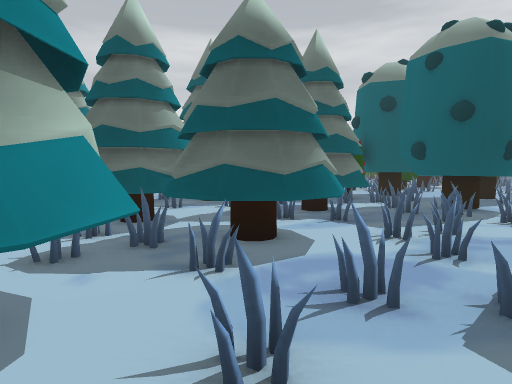
view 1 (above)

24 first-person views from a walk through a 3-D level made in the Unity game engine. The camera is 1.3 m above the floor, tilts 4° down and sees 75° across. The floor is counted in squares, 1 m on a side. Each view is taken from the middle of a square. On the plan, view 1 faces up. The plan holds only what a view shows up to about 14 squares ahead; the rest is blank. The place goes on beyond the plan. Door leaves are left out, so doorways stand open.

view 2
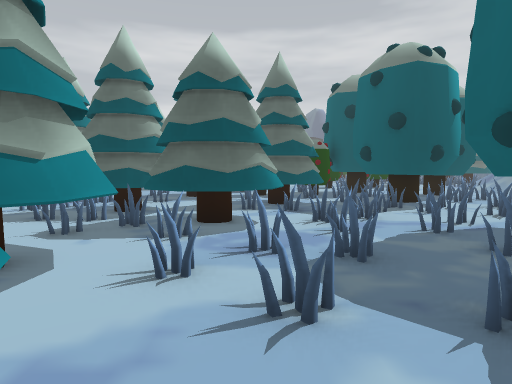

view 3
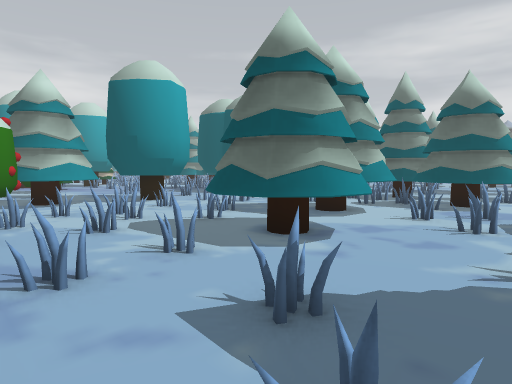

view 4
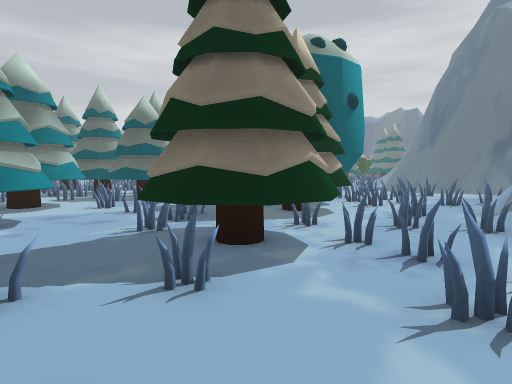

view 5
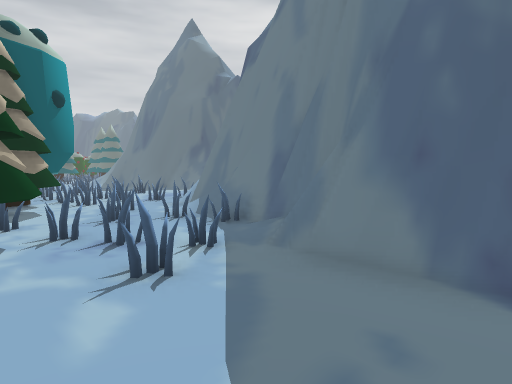

view 6
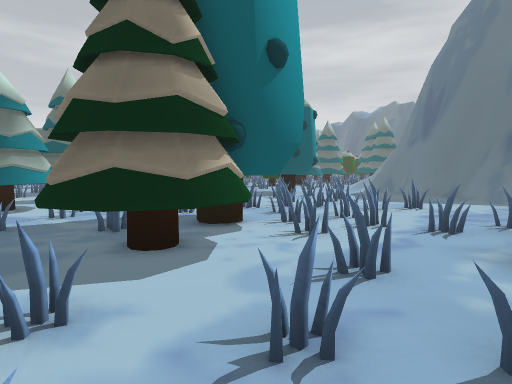

view 7
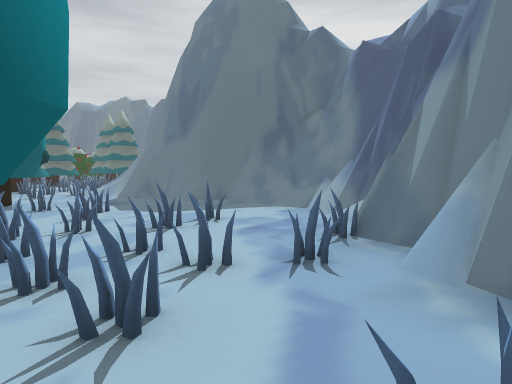

view 8
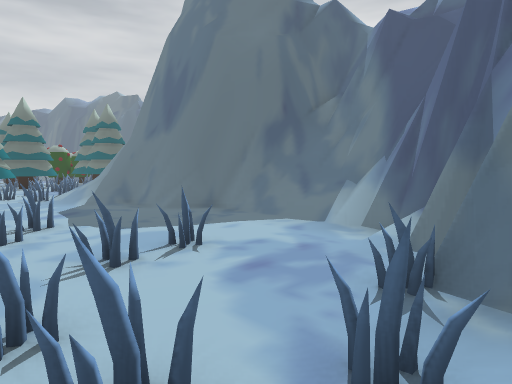

view 9
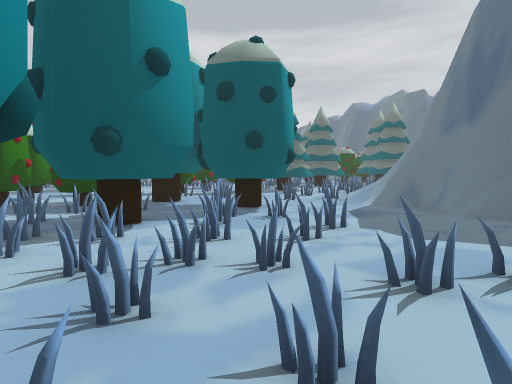

view 10
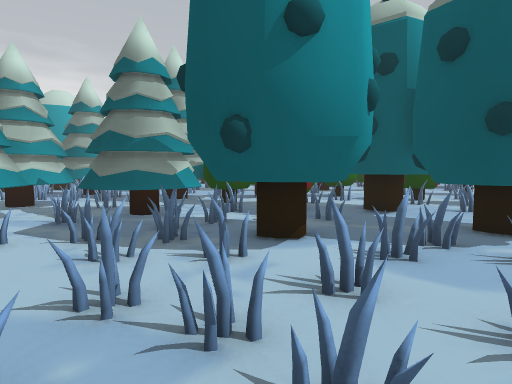

view 11
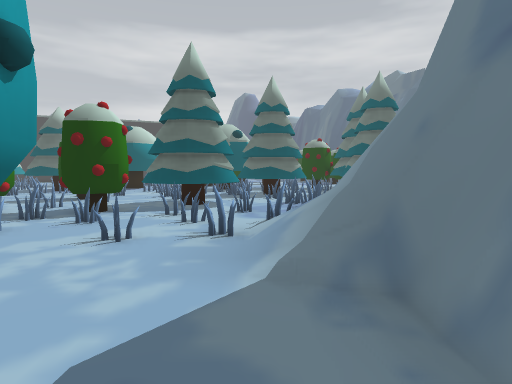

view 12
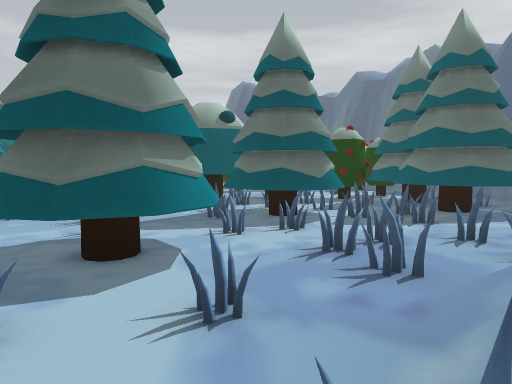

view 13
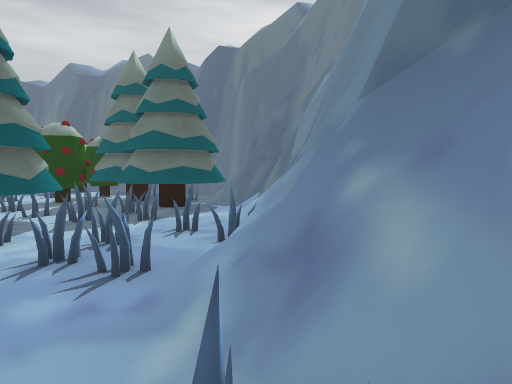

view 14
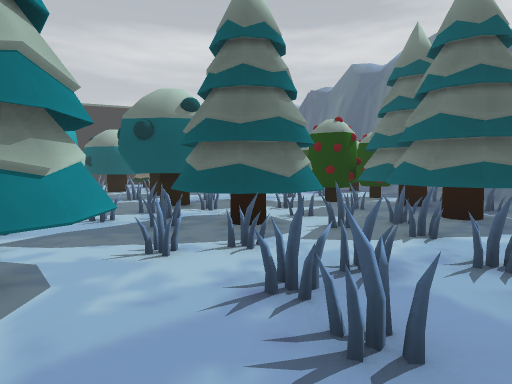

view 15
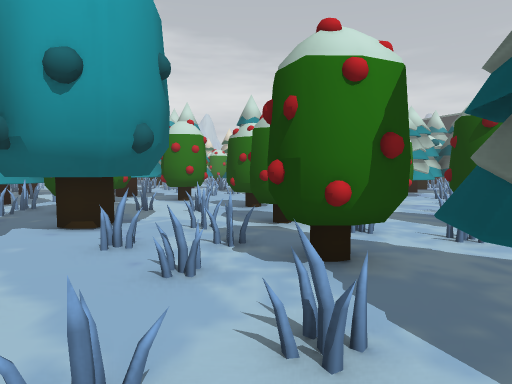

view 16
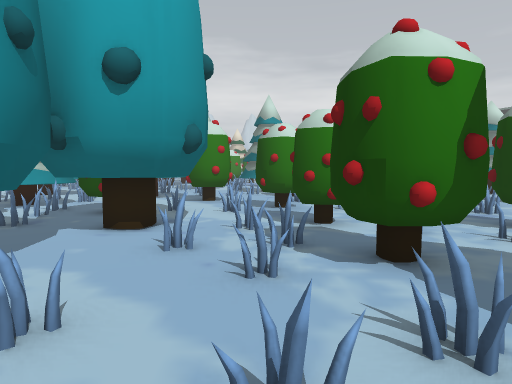

view 17
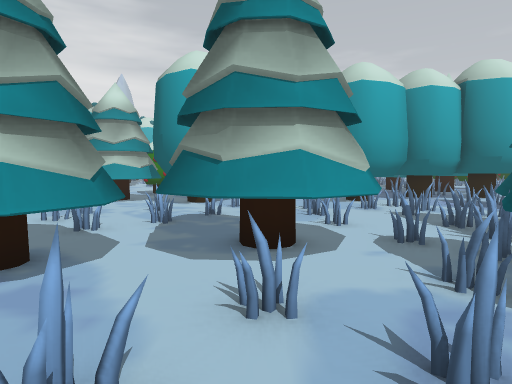

view 18
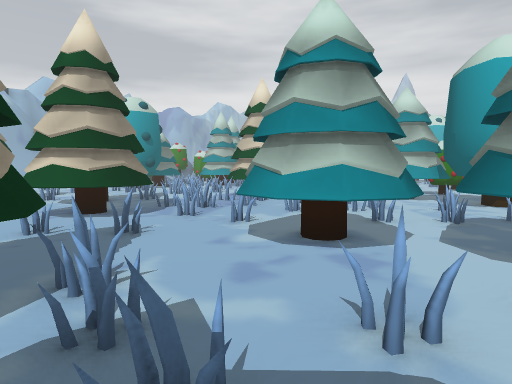

view 19
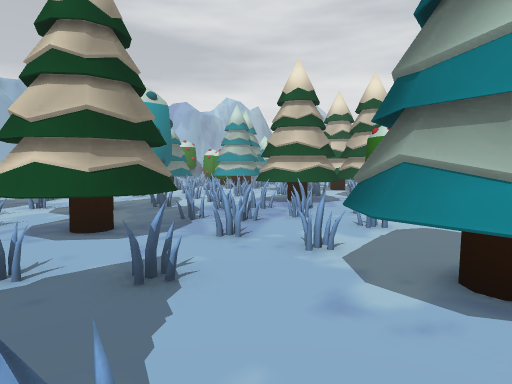

view 20
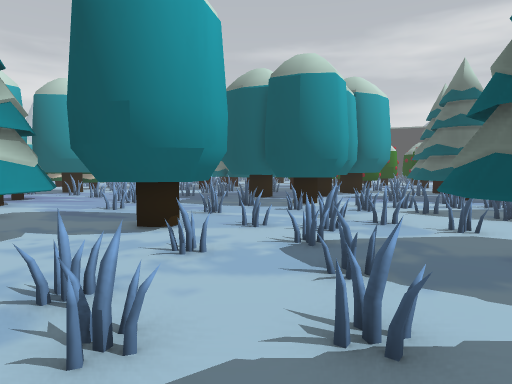

view 21
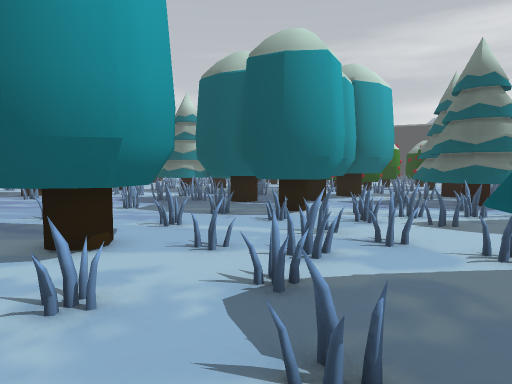

view 22
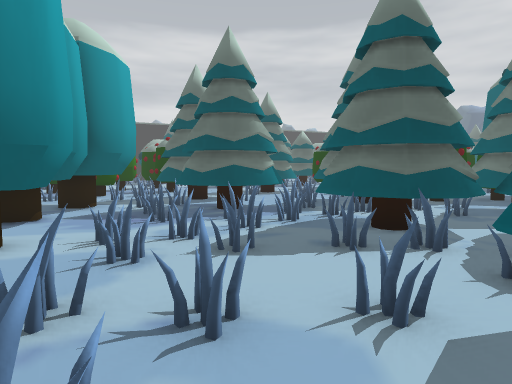

view 23
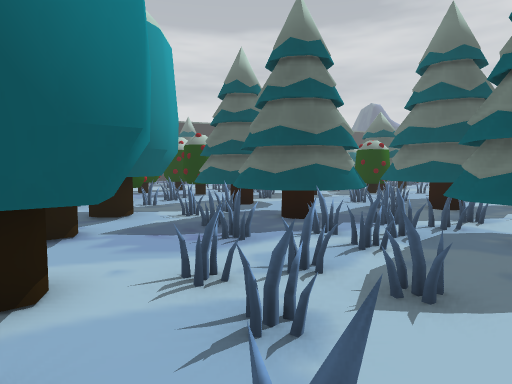

view 24
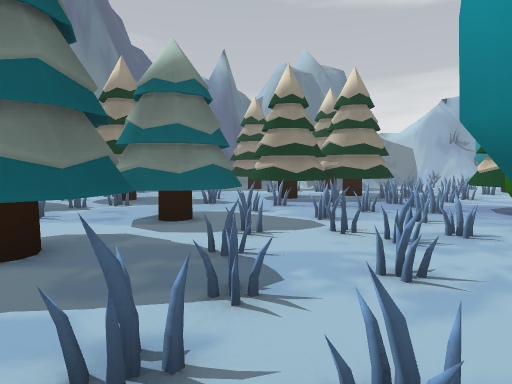

### Floor plan
Key: @ floor where view 1 was taken; # wall or solid block; x gap in a wall; . main floor; : floor 0.25 m higher than the main floor; / step, stairs or slope; = window, fence, low wall or low ledge; T pine tree; H thing the floor can be seen under or through; R tree; O other object.
Columns run from 11 left of view 1 to 20 right of it. Each row starts with its distance up from view 1.
 33                             ###T
 32                        ##   .#TT
 31                      .###O ...TT
 30                       .# T ...
 29                       ..T  T..TT
 28             ..        ..TTTT..TT
 27             ....   .....TTTT...T
 26             .....  .......T.....
 25              #...##... T........
 24                ...#..  TT......=
 23                 .....TTTT.....=#
 22               ...... #TTT...==##
 21             .... #xx##...../=###
 20             . #. #..#......///#
 19            .. #.........../===#
 18            ##....HH......//###
 17            ##...HHHH.....//##
 16 .TT   ..    #... HHHHH...//#
 15 .TTT  ..T   ####HHHHH H..//#
 14 .TTT T.TTTTT####...HHH#....#
 13 RR.T T .TTTT .....HHH##....##
 12 RRTTTTT.TTT.TTT..  H.......=#
 11 R..TTT.....TTTT.HHHH........##
 10 R...T..TTT.TTTT.HHHH........=##
  9 RR.....TTT..TTT..HH..........##
  8 RR....TTTTTTT................O#
  7  RR....TTTTTT................O#
  6 RRR......TTTTT.... #........==#
  5 RR........TTT....###........###
  4 .......TTT......####.......###
  3 .......TTTT.....T ##.....####
  2 .R....TTTTT.....TTTT.....##
  1  RR....TTTT.....TTTT....##
  0  RRR....TTT@....TTT.....#
 -1  RR.....TTTT...T .....:=#
 -2 TT......TTTT..TTTT....=##
 -3 TT.......TT...TTTT....###
 -4 TTT...........TTTT....##
 -5 TT##...........TT....:#
 -6    #.................=#
 -7    .......TTT.......=##
 -8    TT.....TTTT. ....=#
 -9   TTTT....T TT  ....=#
-10    TTT...       . ..

Where each view was taken, in squares from view 1:
view 1: 0 up, 0 right, facing up
view 2: 2 down, 1 right, facing up
view 3: 7 down, 3 right, facing up-left
view 4: 9 down, 5 right, facing up
view 5: 10 down, 5 right, facing up-right
view 6: 4 down, 8 right, facing up
view 7: 0 up, 8 right, facing up-right
view 8: 2 up, 10 right, facing up-right
view 9: 3 up, 10 right, facing up
view 10: 6 up, 11 right, facing up-left
view 11: 11 up, 14 right, facing up
view 12: 18 up, 14 right, facing up
view 13: 18 up, 14 right, facing up-right
view 14: 20 up, 15 right, facing up
view 15: 20 up, 14 right, facing left
view 16: 19 up, 14 right, facing left
view 17: 2 up, 3 right, facing left
view 18: 2 up, 4 right, facing down-left
view 19: 1 down, 3 right, facing down-left
view 20: 4 down, 3 left, facing up-left
view 21: 2 down, 4 left, facing up-left
view 22: 1 up, 6 left, facing up
view 23: 3 up, 8 left, facing up
view 24: 3 up, 9 left, facing down-right
